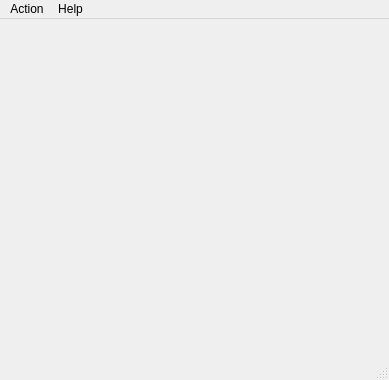
<?xml version="1.0" encoding="UTF-8"?>
<ui version="4.0">
 <class>MainWindow</class>
 <widget class="QMainWindow" name="MainWindow">
  <property name="geometry">
   <rect>
    <x>0</x>
    <y>0</y>
    <width>389</width>
    <height>380</height>
   </rect>
  </property>
  <property name="windowTitle">
   <string>MainWindow</string>
  </property>
  <widget class="QWidget" name="centralwidget"/>
  <widget class="QMenuBar" name="menubar">
   <property name="geometry">
    <rect>
     <x>0</x>
     <y>0</y>
     <width>389</width>
     <height>23</height>
    </rect>
   </property>
   <widget class="QMenu" name="menuHelp">
    <property name="title">
     <string>Help</string>
    </property>
    <addaction name="actionTime_Help"/>
    <addaction name="separator"/>
    <addaction name="actionAbout_Time"/>
   </widget>
   <widget class="QMenu" name="menuAction">
    <property name="title">
     <string>Action</string>
    </property>
    <addaction name="actionwork"/>
   </widget>
   <addaction name="menuAction"/>
   <addaction name="menuHelp"/>
  </widget>
  <widget class="QStatusBar" name="statusbar"/>
  <action name="actionTime_Help">
   <property name="text">
    <string>Time Help</string>
   </property>
  </action>
  <action name="actionAbout_Time">
   <property name="text">
    <string>About Time</string>
   </property>
  </action>
  <action name="actionwork">
   <property name="text">
    <string>work</string>
   </property>
  </action>
 </widget>
 <resources/>
 <connections/>
</ui>
